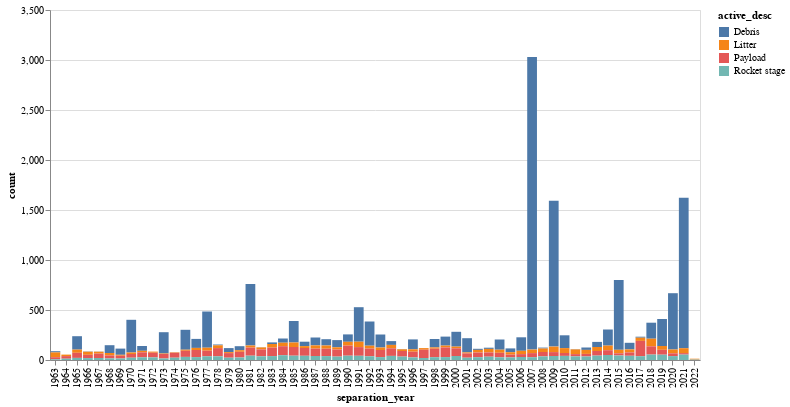

The notebook cell this image was saved under:
### Code cell
alt.Chart(active_grouped_count).mark_bar().encode(
    x="separation_year", y="count", color="active_desc"
).properties(width=650, height=350)

### Figure 1 — Vega-Lite specification as saved in the notebook (floating-point values rounded to 4 significant figures; data arrays with more than 128 entries replaced by an {"elided": "..."} marker saying what was removed)
{"config": {"view": {"continuousWidth": 400, "continuousHeight": 300}}, "data": {"name": "data-980de4819cf22b4c4c4284c726486b32"}, "mark": "bar", "encoding": {"color": {"field": "active_desc", "type": "nominal"}, "x": {"field": "separation_year", "type": "nominal"}, "y": {"field": "count", "type": "quantitative"}}, "height": 350, "width": 650, "$schema": "https://vega.github.io/schema/vega-lite/v4.17.0.json", "datasets": {"data-980de4819cf22b4c4c4284c726486b32": {"elided": "236 records"}}}
